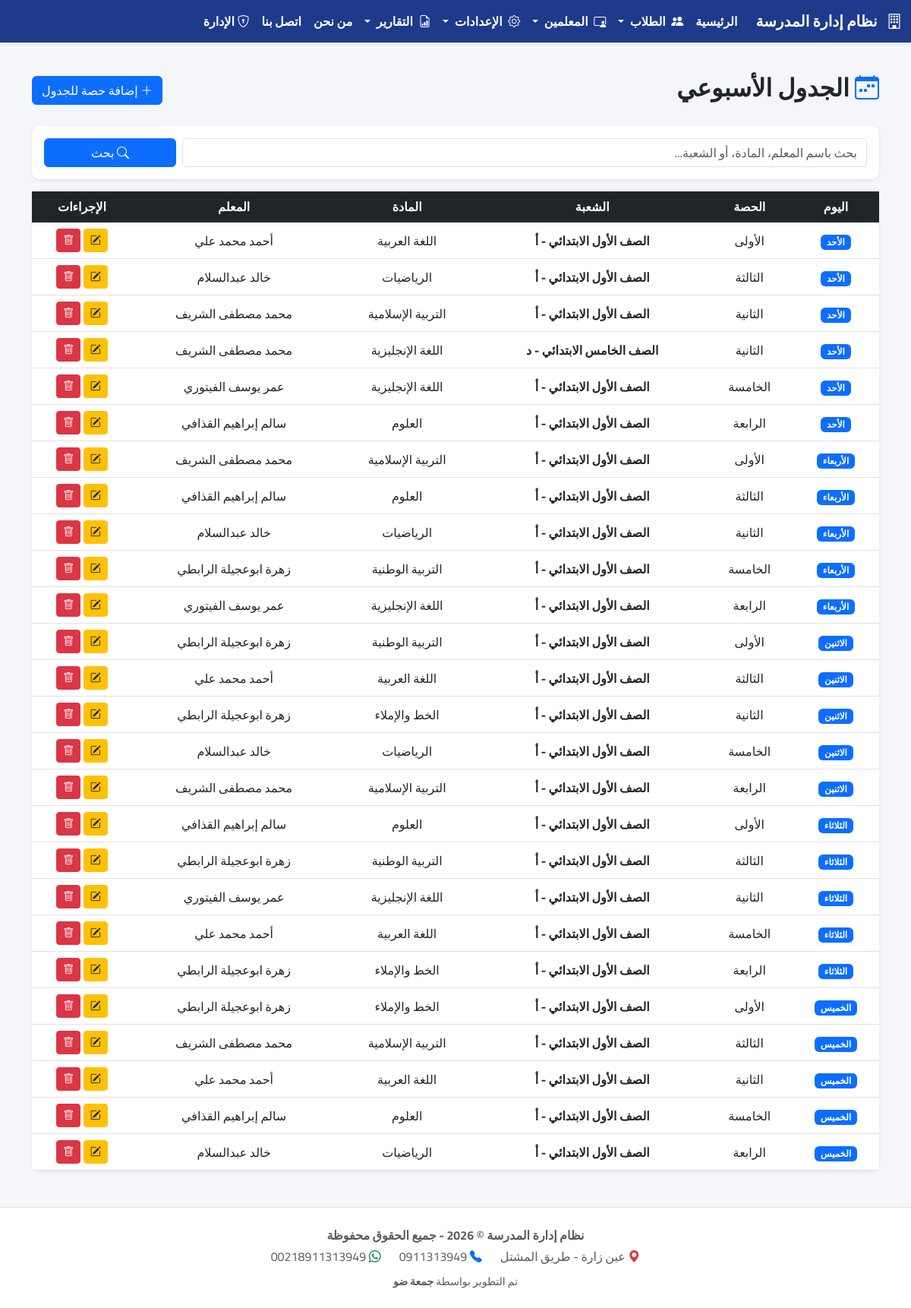
Page /schedule/ on the committed database.
### academics/models.py (models this page shows, shortened)
class WeeklySchedule(models.Model):
    DAY_CHOICES = [
        ('الأحد', 'الأحد'), ('الاثنين', 'الاثنين'), ('الثلاثاء', 'الثلاثاء'),
        ('الأربعاء', 'الأربعاء'), ('الخميس', 'الخميس'),('الجمعة', 'الجمعة'),('السبت', 'السبت'),
    ]
    PERIOD_CHOICES = [
        ('الأولى', 'الأولى'), ('الثانية', 'الثانية'), ('الثالثة', 'الثالثة'),
        ('الرابعة', 'الرابعة'), ('الخامسة', 'الخامسة'), ('السادسة', 'السادسة'),
        ('السابعة', 'السابعة'), ('الثامنة', 'الثامنة'),
    ]
    day = models.CharField(max_length=20, choices=DAY_CHOICES, verbose_name="اليوم")
    period = models.CharField(max_length=20, choices=PERIOD_CHOICES, verbose_name="الحصة")
    school_class = models.ForeignKey(SchoolClass, on_delete=models.CASCADE, verbose_name="الشعبة")
    subject = models.ForeignKey(Subject, on_delete=models.CASCADE, verbose_name="المادة")
    teacher = models.ForeignKey(Teacher, on_delete=models.CASCADE, verbose_name="المعلم")
    class Meta:
        unique_together = ('day', 'period', 'school_class')
        verbose_name = "حصة في الجدول"
        verbose_name_plural = "الجدول الأسبوعي"

class SchoolClass(models.Model):
    grade = models.ForeignKey(Grade, on_delete=models.CASCADE, related_name='classes', verbose_name="الصف")
    section = models.CharField(max_length=10, verbose_name="الشعبة", help_text="مثال: أ، ب، ج")
    class Meta:
        unique_together = ('grade', 'section')
        verbose_name = "شعبة"
        verbose_name_plural = "الشُعب"

class Grade(models.Model):
    name = models.CharField(max_length=50, verbose_name="الصف الدراسي", unique=True)
    class Meta:
        verbose_name = "الصف"
        verbose_name_plural = "الصفوف"

class Subject(models.Model):
    name = models.CharField(max_length=100, verbose_name="اسم المادة")
    grade = models.ForeignKey(Grade, on_delete=models.CASCADE, related_name='subjects', verbose_name="الصف")
    class Meta:
        verbose_name = "المادة"
        verbose_name_plural = "المواد"

class Teacher(models.Model):
    name = models.CharField(max_length=150, verbose_name="اسم المعلم")
    subject = models.CharField(max_length=100, verbose_name="التخصص/المادة")
    phone = models.CharField(max_length=20, verbose_name="رقم الهاتف", blank=True, null=True)
    bank_name = models.CharField(max_length=100, verbose_name="اسم المصرف", blank=True, null=True)
    bank_branch = models.CharField(max_length=100, verbose_name="الفرع", blank=True, null=True)
    account_number = models.CharField(max_length=50, verbose_name="رقم الحساب", blank=True, null=True)
    bank_account = models.CharField(max_length=50, verbose_name="رقم الآيبان (IBAN)", blank=True, null=True)
    account_holder = models.CharField(max_length=150, verbose_name="اسم صاحب الحساب (الرباعي)", blank=True, null=True)
    is_active = models.BooleanField(default=True, verbose_name="نشط")
    created_at = models.DateTimeField(auto_now_add=True, verbose_name="تاريخ التعيين", null=True, blank=True)
    class Meta:
        verbose_name = "معلم"
        verbose_name_plural = "المعلمين"

### academics/views.py (the view, shortened to what this page needs)
# urls.py: path('schedule/', WeeklyScheduleListView.as_view(), name='schedule_list'),
class WeeklyScheduleListView(TemplateView):
    template_name = 'academics/schedule_list.html'
    def get_context_data(self, **kwargs):
        context = super().get_context_data(**kwargs)
        try:
            schedules = WeeklySchedule.objects.all().order_by('day', 'period')
            search_query = self.request.GET.get('q', '').strip()
            context['schedules'] = schedules
            context['search_query'] = search_query
        except Exception as e:
            messages.error(self.request, f"حدث خطأ: {str(e)}")
            context['schedules'] = []
        return context

### templates/academics/schedule_list.html (shortened to what this page needs)
{% extends 'base.html' %}
{% block content %}
<div class="d-flex justify-content-between align-items-center mb-4 mt-3">
    <h2 class="fw-bold text-dark"><i class="bi bi-calendar-week text-primary"></i> الجدول الأسبوعي</h2>
    <a href="{% url 'schedule_add' %}" class="btn btn-primary"><i class="bi bi-plus-lg"></i> إضافة حصة للجدول</a>
</div>
<div class="card shadow-sm border-0 mb-3">
    <div class="card-body">
        <form method="GET" class="row g-2 align-items-center">
            <div class="col-md-10">
                <input type="text" name="q" class="form-control" value="{{ search_query }}" placeholder="بحث باسم المعلم، المادة، أو الشعبة...">
            </div>
            <div class="col-md-2">
                <button type="submit" class="btn btn-primary w-100"><i class="bi bi-search"></i> بحث</button>
            </div>
        </form>
    </div>
</div>
<div class="card shadow-sm border-0">
    <div class="table-responsive">
        <table class="table table-hover text-center align-middle mb-0">
            <thead class="table-dark">
                <tr>
                    <th>اليوم</th>
                    <th>الحصة</th>
                    <th>الشعبة</th>
                    <th>المادة</th>
                    <th>المعلم</th>
                    <th>الإجراءات</th>
                </tr>
            </thead>
            <tbody>
                {% for schedule in schedules %}
                <tr>
                    <td><span class="badge bg-primary">{{ schedule.day }}</span></td>
                    <td>{{ schedule.period }}</td>
                    <td class="fw-bold">{{ schedule.school_class.grade.name }} - {{ schedule.school_class.section }}</td>
                    <td>{{ schedule.subject.name }}</td>
                    <td>{{ schedule.teacher.name }}</td>
                    <td>
                        <a href="{% url 'schedule_update' schedule.id %}" class="btn btn-sm btn-warning text-dark" title="تعديل"><i class="bi bi-pencil-square"></i></a>
                        <a href="{% url 'schedule_delete' schedule.id %}" class="btn btn-sm btn-danger" title="حذف"><i class="bi bi-trash"></i></a>
                    </td>
                </tr>
                {% empty %}
                <tr><td colspan="6" class="text-muted py-4">لا توجد حصص مضافة تطابق بحثك.</td></tr>
                {% endfor %}
            </tbody>
        </table>
    </div>
</div>
{% endblock %}

### templates/base.html (style rules this page uses)
body { font-family: 'Cairo', sans-serif; background-color: #f4f6f9; min-height: 100vh; display: flex; flex-direction: column; }
.card { border-radius: 10px; }

### rows in the picture
WeeklySchedule: day "الأحد", period "الأولى", school_class.grade.name "الصف الأول الابتدائي", school_class.section "أ", subject.name "اللغة العربية", teacher.name "أحمد محمد علي"
WeeklySchedule: day "الأحد", period "الثالثة", school_class.grade.name "الصف الأول الابتدائي", school_class.section "أ", subject.name "الرياضيات", teacher.name "خالد عبدالسلام"
WeeklySchedule: day "الأحد", period "الثانية", school_class.grade.name "الصف الأول الابتدائي", school_class.section "أ", subject.name "التربية الإسلامية", teacher.name "محمد مصطفى الشريف"
WeeklySchedule: day "الأحد", period "الثانية", school_class.grade.name "الصف الخامس الابتدائي", school_class.section "د", subject.name "اللغة الإنجليزية", teacher.name "محمد مصطفى الشريف"
WeeklySchedule: day "الأحد", period "الخامسة", school_class.grade.name "الصف الأول الابتدائي", school_class.section "أ", subject.name "اللغة الإنجليزية", teacher.name "عمر يوسف الفيتوري"
WeeklySchedule: day "الأحد", period "الرابعة", school_class.grade.name "الصف الأول الابتدائي", school_class.section "أ", subject.name "العلوم", teacher.name "سالم إبراهيم القذافي"
WeeklySchedule: day "الأربعاء", period "الأولى", school_class.grade.name "الصف الأول الابتدائي", school_class.section "أ", subject.name "التربية الإسلامية", teacher.name "محمد مصطفى الشريف"
WeeklySchedule: day "الأربعاء", period "الثالثة", school_class.grade.name "الصف الأول الابتدائي", school_class.section "أ", subject.name "العلوم", teacher.name "سالم إبراهيم القذافي"
WeeklySchedule: day "الأربعاء", period "الثانية", school_class.grade.name "الصف الأول الابتدائي", school_class.section "أ", subject.name "الرياضيات", teacher.name "خالد عبدالسلام"
WeeklySchedule: day "الأربعاء", period "الخامسة", school_class.grade.name "الصف الأول الابتدائي", school_class.section "أ", subject.name "التربية الوطنية", teacher.name "زهرة ابوعجيلة الرابطي"
WeeklySchedule: day "الأربعاء", period "الرابعة", school_class.grade.name "الصف الأول الابتدائي", school_class.section "أ", subject.name "اللغة الإنجليزية", teacher.name "عمر يوسف الفيتوري"
WeeklySchedule: day "الاثنين", period "الأولى", school_class.grade.name "الصف الأول الابتدائي", school_class.section "أ", subject.name "التربية الوطنية", teacher.name "زهرة ابوعجيلة الرابطي"
WeeklySchedule: day "الاثنين", period "الثالثة", school_class.grade.name "الصف الأول الابتدائي", school_class.section "أ", subject.name "اللغة العربية", teacher.name "أحمد محمد علي"
WeeklySchedule: day "الاثنين", period "الثانية", school_class.grade.name "الصف الأول الابتدائي", school_class.section "أ", subject.name "الخط والإملاء", teacher.name "زهرة ابوعجيلة الرابطي"
WeeklySchedule: day "الاثنين", period "الخامسة", school_class.grade.name "الصف الأول الابتدائي", school_class.section "أ", subject.name "الرياضيات", teacher.name "خالد عبدالسلام"
WeeklySchedule: day "الاثنين", period "الرابعة", school_class.grade.name "الصف الأول الابتدائي", school_class.section "أ", subject.name "التربية الإسلامية", teacher.name "محمد مصطفى الشريف"
WeeklySchedule: day "الثلاثاء", period "الأولى", school_class.grade.name "الصف الأول الابتدائي", school_class.section "أ", subject.name "العلوم", teacher.name "سالم إبراهيم القذافي"
WeeklySchedule: day "الثلاثاء", period "الثالثة", school_class.grade.name "الصف الأول الابتدائي", school_class.section "أ", subject.name "التربية الوطنية", teacher.name "زهرة ابوعجيلة الرابطي"
WeeklySchedule: day "الثلاثاء", period "الثانية", school_class.grade.name "الصف الأول الابتدائي", school_class.section "أ", subject.name "اللغة الإنجليزية", teacher.name "عمر يوسف الفيتوري"
WeeklySchedule: day "الثلاثاء", period "الخامسة", school_class.grade.name "الصف الأول الابتدائي", school_class.section "أ", subject.name "اللغة العربية", teacher.name "أحمد محمد علي"
WeeklySchedule: day "الثلاثاء", period "الرابعة", school_class.grade.name "الصف الأول الابتدائي", school_class.section "أ", subject.name "الخط والإملاء", teacher.name "زهرة ابوعجيلة الرابطي"
WeeklySchedule: day "الخميس", period "الأولى", school_class.grade.name "الصف الأول الابتدائي", school_class.section "أ", subject.name "الخط والإملاء", teacher.name "زهرة ابوعجيلة الرابطي"
WeeklySchedule: day "الخميس", period "الثالثة", school_class.grade.name "الصف الأول الابتدائي", school_class.section "أ", subject.name "التربية الإسلامية", teacher.name "محمد مصطفى الشريف"
WeeklySchedule: day "الخميس", period "الثانية", school_class.grade.name "الصف الأول الابتدائي", school_class.section "أ", subject.name "اللغة العربية", teacher.name "أحمد محمد علي"
WeeklySchedule: day "الخميس", period "الخامسة", school_class.grade.name "الصف الأول الابتدائي", school_class.section "أ", subject.name "العلوم", teacher.name "سالم إبراهيم القذافي"
WeeklySchedule: day "الخميس", period "الرابعة", school_class.grade.name "الصف الأول الابتدائي", school_class.section "أ", subject.name "الرياضيات", teacher.name "خالد عبدالسلام"
